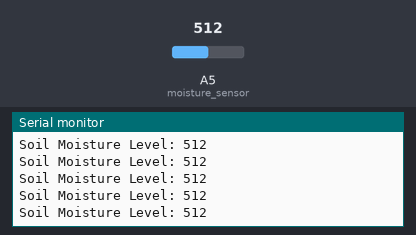
Simulated run of this sketch. Board: Arduino Uno, built with avr-gcc and run on an emulated ATmega328P. Shown: the last lines printed to the serial monitor. The test bench sets the inputs (shaded band); at power-on: A5 (moisture_sensor) = 512.

Above: at 1.2 s.
1.3 s: A5 (moisture_sensor) set to 716
At 1.56 s:
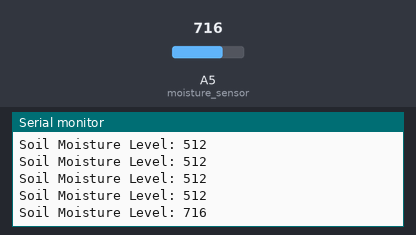
2.8 s: A5 (moisture_sensor) set to 900
At 2.96 s:
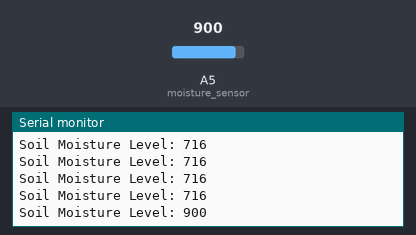
Timing chart, 0 to 5.8 s (numbered marks = the images above; inputs shaded):
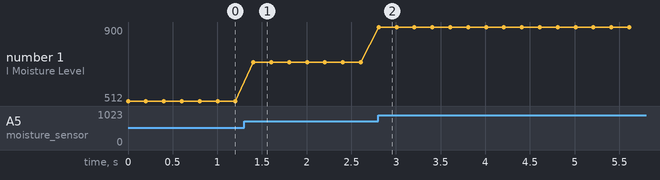

The sketch:

Moisture_sensor_analog.ino
```cpp
//Analog - numeric Values of dryness or wetness
int moisture_sensor = A5;

void setup() {
  // put your setup code here, to run once:
  Serial.begin(9600);
  pinMode(moisture_sensor,INPUT);
}

void loop() {
  // put your main code here, to run repeatedly:
  int moisture_reading = analogRead(moisture_sensor);

  //Value 1023 is maximum , maximum resistance , not much wetness
  //If water is added, the value will be lower, meaning resistance is dropping, since water allows eletricity to be conducted.
  //Deeper the probe, the more the value will drop


  Serial.print("Soil Moisture Level: ");
  Serial.println(moisture_reading);


  delay(200);
}
```

Measured:
- after the input at 1.3 s, the serial monitor: prints a new line after 0.10 s (image 1)
- after the input at 2.8 s, the serial monitor: prints a new line at once (image 2)
- plotted number 1: 512 → 716 after the input at 1.3 s, 716 → 900 after the input at 2.8 s
